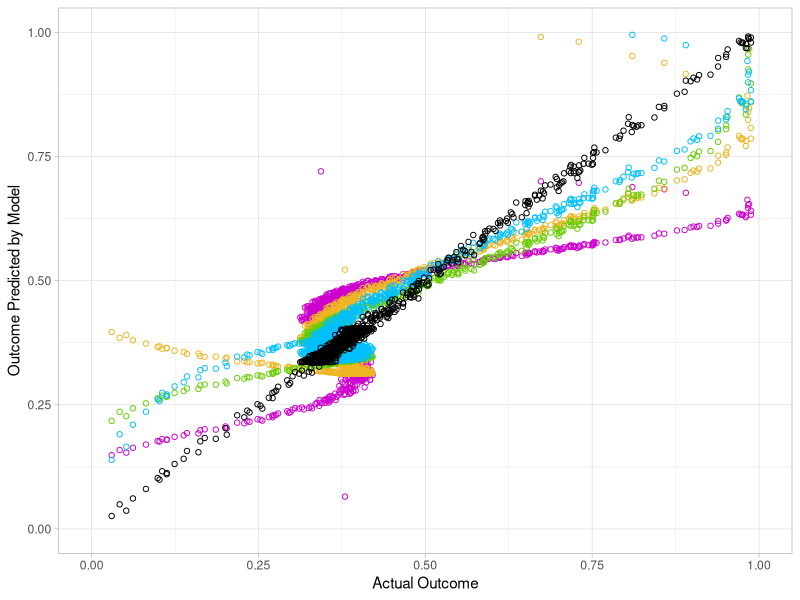
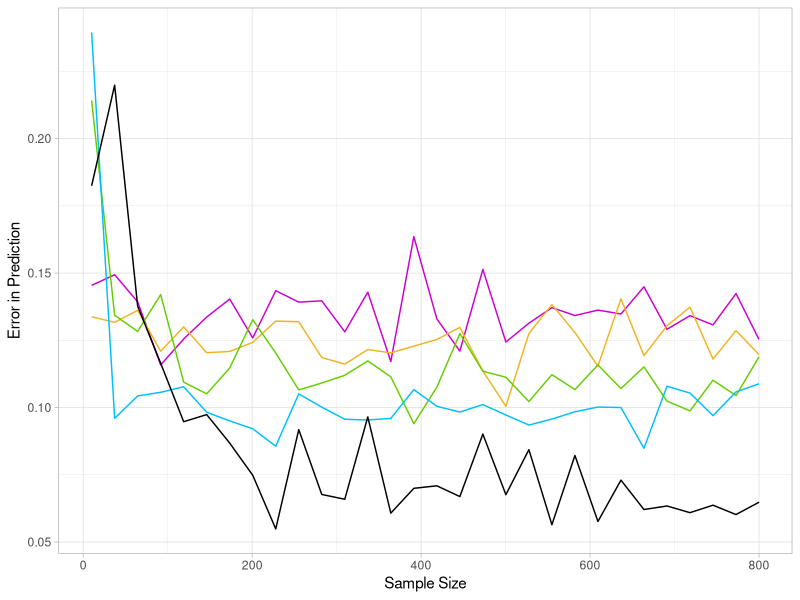
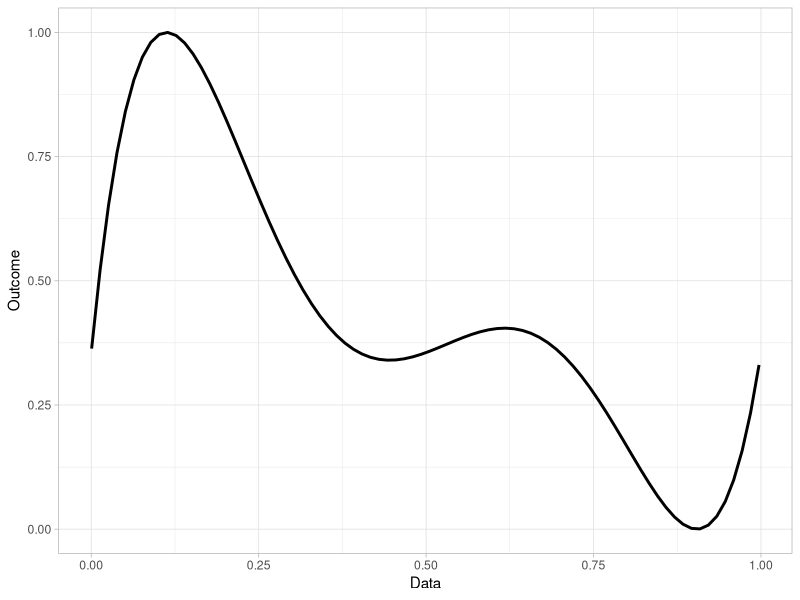
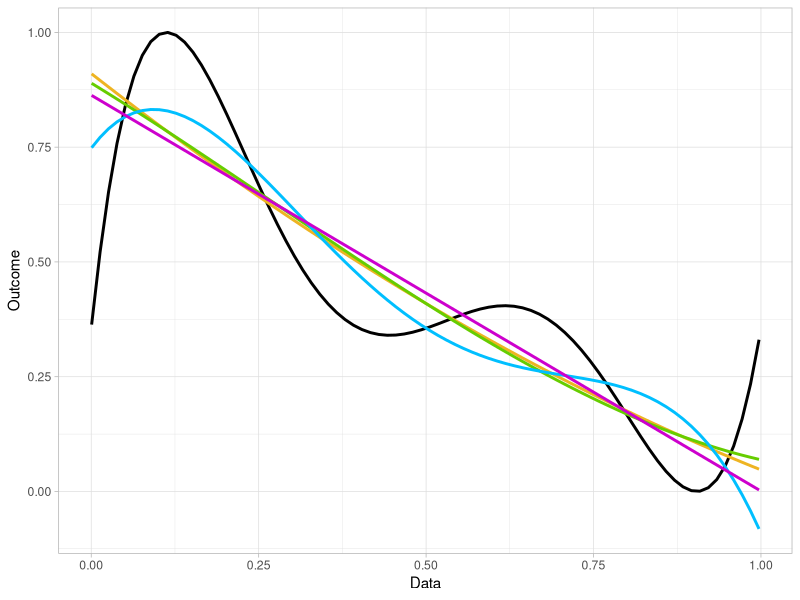
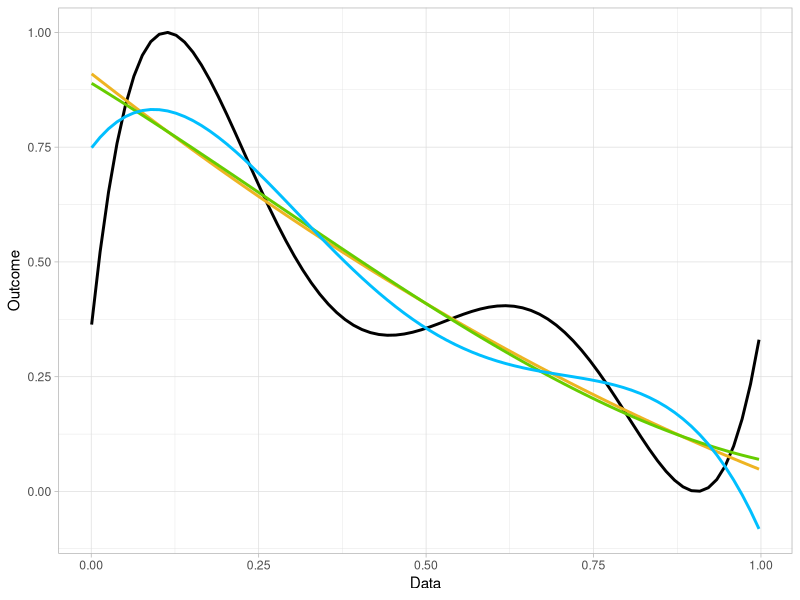
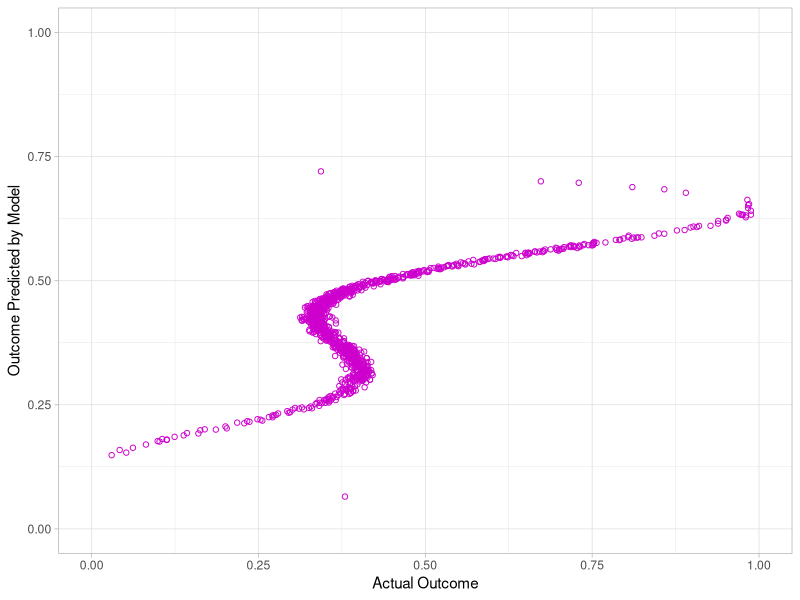
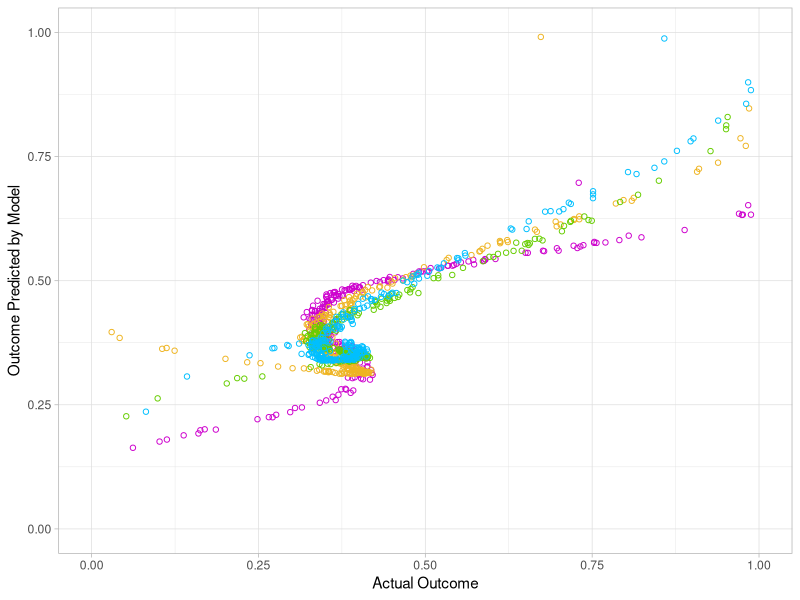

Reproduce these figures in R, in order.
## ---- chunk 1
knitr::opts_chunk$set(echo = TRUE)
## ---- chunk 2
library(tidyverse)
# The ground truth data relationship is modelled by:
eq <- function(x){x*(x-0.4)*(x-0.5)*(x-0.7)*(x-1)}

# this looks like
# curve(eq)

# To produce Fig 1a need to simulate some data
x_1a <- runif(1000, min = 0, max = 1)
# Scale y to [0,1]
library(scales)
y_1a <- rescale((x_1a*(x_1a-0.4)*(x_1a-0.5)*(x_1a-0.7)*(x_1a-1)), to = c(0,1))

# make a tibble & then plot the various 
ground_truth <- tibble(y_1a,x_1a)

fig1a_5curve <-
  ggplot(ground_truth, aes(x_1a, y_1a)) + stat_smooth(method = lm, formula = y ~ poly(x,5), se = F, colour = "black" ) + theme_light() + labs(x="Data", y="Outcome")

fig1a_minuslinear <-
  fig1a_5curve + 
  stat_smooth(method = lm, formula = y ~ poly(x,2), se = F, colour = "goldenrod2" ) +
  stat_smooth(method = lm, formula = y ~ poly(x,3), se = F, colour = "chartreuse3" ) +
  stat_smooth(method = lm, formula = y ~ poly(x,4), se = F, colour = "deepskyblue" )

fig1a_all <-
  fig1a_minuslinear +
  stat_smooth(method = lm, formula = y ~ x, se = F, colour = "magenta3")
## ---- chunk 3
# Stimulate the data as set out in the paper
set.seed(19)

# Need a noise term to add to simulated data 
noise <- rnorm(1000, mean = 0, sd = 0.01)

# Simulate data
a <- (runif(1000, min = 0, max = 0.2)) + noise
b <- (runif(1000, min = 0, max = 0.2)) + noise
c <- (runif(1000, min = 0, max = 0.2)) + noise
d <- (runif(1000, min = 0, max = 0.2)) + noise
e <- (runif(1000, min = 0, max = 0.2)) + noise

train <- tibble(a,b,c,d,e)%>%
          mutate(x_2a = rescale((a+b+c+d+e), to = c(0,1)))%>%
          mutate(y_2a = rescale((x_2a*(x_2a-0.4)*(x_2a-0.5)*(x_2a-0.7)*(x_2a-1)), to = c(0,1))+noise)

# fit the models and generate predicted values
library(broom)
fit1 <- lm(y_2a ~ x_2a, train)
datfit1 <- augment(fit1, data = train)
fit2 <- lm(y_2a ~ poly(x_2a,2), train)
datfit2 <- augment(fit2, data = train)
fit3 <- lm(y_2a ~ poly(x_2a,3), train)
datfit3 <- augment(fit3, data = train)
fit4 <- lm(y_2a ~ poly(x_2a,4), train)
datfit4 <- augment(fit4, data = train)
fit5 <- lm(y_2a ~ poly(x_2a,5), train)
datfit5 <- augment(fit5, data = train)

# plot as per Fig 2a
# make relevant df
p2a <- tibble(
  y = datfit1$y_2a, 
  p1 = datfit1$.fitted, 
  p2 = datfit2$.fitted,
  p3 = datfit3$.fitted,
  p4 = datfit4$.fitted,
  p5 = datfit5$.fitted
) 
# wide to long
  p2a <- gather(p2a,predictors,yhat,p1:p5)

# Plot
# Want to build yhat ~ y plots with same colours as models only plots 
# Start with linear model
only_lm <-
  filter(p2a, predictors == "p1") %>%
  ggplot(aes(y, yhat))+geom_point(shape = 1, colour = "magenta3") +
  theme_light() + ylim(c(0,1)) + xlim(c(0,1)) +
  labs(y = "Outcome Predicted by Model", x = "Actual Outcome")

# Add polynomials 2-4
without_5 <-
  filter(p2a, predictors == c("p1","p2","p3","p4")) %>% 
  ggplot(aes(y, yhat, colour = predictors))+geom_point(shape = 1) +
  scale_color_manual(values = c("magenta3", "goldenrod2", "chartreuse3", "deepskyblue")) +
  theme_light() + ylim(c(0,1)) + xlim(c(0,1)) +
  labs(y = "Outcome Predicted by Model", x = "Actual Outcome") + 
  guides(colour = "none")

# Add polynomial 5
all_yhats <-
  ggplot(p2a, aes(y, yhat, colour = predictors))+geom_point(shape = 1) +
    scale_color_manual(values = c("magenta3", "goldenrod2", "chartreuse3", "deepskyblue", "black")) +
  theme_light() + ylim(c(0,1)) + xlim(c(0,1)) +
  labs(y = "Outcome Predicted by Model", x = "Actual Outcome") + 
  guides(colour = "none")
## ---- chunk 4
# This is taken from this url:
# https://blog.revolutionanalytics.com/2015/09/why-big-data-learning-curves.html

# Need to make a function for the RMSE
rmse <- function(actual, predicted) sqrt( mean( (actual - predicted)^2 ))

# Main function 
# This generates the Learning Curve
library(data.table)

# Differs from website thus:
# vss - validation set size - 200 ie a fifth ot total
# min_tss - move along in windows of 10
run_learning_curve <- function(model_formula, data, vss=200, num_tss=30, min_tss=10){
  library(data.table)
  max_tss <- nrow(data) - vss
  tss_vector <- seq(min_tss, max_tss, length=num_tss)
  data.table::rbindlist( lapply (tss_vector, function(tss){
    vs_idx <- sample(1:nrow(data), vss)
    vs <- data[vs_idx,]
    
    ts_eligible <- setdiff(1:nrow(data), vs_idx)
    ts <- data[sample(ts_eligible, tss),]
      
    fit <- lm( model_formula, ts)
    training_error <- rmse(ts$y, predict(fit, ts))
    validation_error <- rmse(vs$y, predict(fit, vs))
    
    data.frame(tss=tss, 
                error_type = factor(c("training", "validation"), 
                                    levels=c("validation", "training")),
                error=c(training_error, validation_error))
  }) )
}

# Run on increasing complexity
data <- as.data.frame(train)
learning_curve_1 <- run_learning_curve(y_2a ~ a, data)
learning_curve_2 <- run_learning_curve(y_2a ~ a*b, data)
learning_curve_3 <- run_learning_curve(y_2a ~ a*b*c, data)
learning_curve_4 <- run_learning_curve(y_2a ~ a*b*c*d, data)
learning_curve_5 <- run_learning_curve(y_2a ~ a*b*c*d*e, data)

# Extract from each to allow plotting on one plot
lc1<-filter(learning_curve_1, error_type == "validation")
lc2<-filter(learning_curve_2, error_type == "validation")
lc3<-filter(learning_curve_3, error_type == "validation")
lc4<-filter(learning_curve_4, error_type == "validation")
lc5<-filter(learning_curve_5, error_type == "validation")

lc <-
  list(lc1, lc2, lc3, lc4, lc5) %>% reduce(left_join, by = c("tss", "error_type")) %>%
  rename(p1 = error.x,
         p2 = error.y,
         p3 = error.x.x,
         p4 = error.y.y,
         p5 = error
         ) %>%
  gather(key = "predictors", value = "error", p1:p5) %>%
  mutate(predictors = factor(predictors))

# plot
errorplot <- 
  ggplot(lc, aes(tss, error, colour = predictors))+geom_line() +
    scale_color_manual(values = c("magenta3", "goldenrod2", "chartreuse3", "deepskyblue", "black")) +
  theme_light() +
  labs(y = "Error in Prediction", x = "Sample Size") +
  guides(colour = "none")
